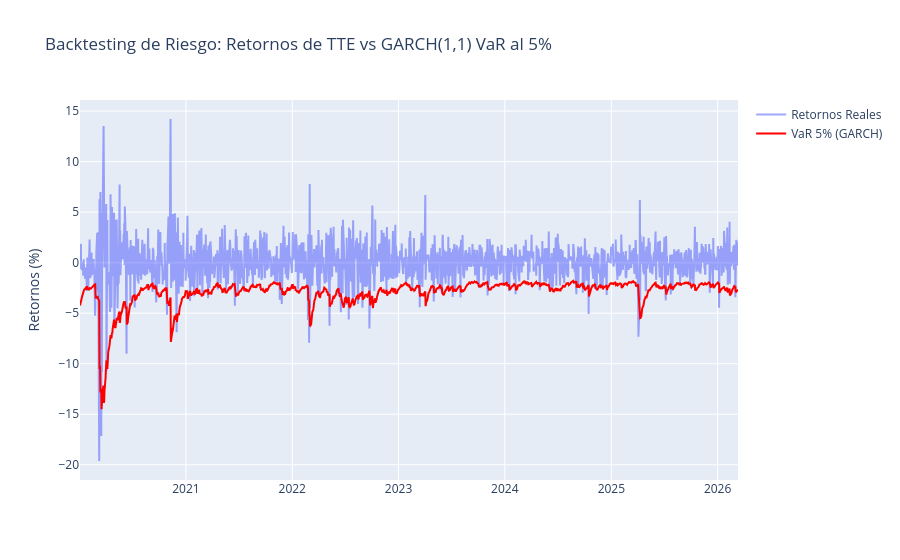

Notebook cell for this chart:
### Markdown cell above
Sentimos que podría funcionar un modelo GARCH(1,1) para estos datos.

### Code cell
# Ajuste del modelo GARCH(1,1)
am = arch_model(returns, vol='Garch', p=1, q=1, dist='skewt')
res = am.fit(disp='off')


# Extraemos la volatilidad condicional modelada (Varianza que predijimos)
cond_vol = res.conditional_volatility

# Cálculo del Value at Risk (VaR) Histórico Condicional (GARCH) al 5%
# Cuantil empírico al 5% de los residuales estandarizados
q_5 = res.std_resid.quantile(0.05)

# VaR = Media Condicional + (Cuantil * Volatilidad Condicional)
# GARCH por defecto asume media constante, la extraemos de los parámetros
mean = res.params['mu']
VaR_5 = mean + cond_vol * q_5

# 5. Graficar los Retornos vs el VaR predictivo
fig = go.Figure()
fig.add_trace(go.Scatter(x=returns.index, y=returns.squeeze(), mode='lines',
                         name='Retornos Reales', opacity=0.6))
fig.add_trace(go.Scatter(x=VaR_5.index, y=VaR_5, mode='lines',
                         name='VaR 5% (GARCH)', line=dict(color='red')))

fig.update_layout(title='Backtesting de Riesgo: Retornos de TTE vs GARCH(1,1) VaR al 5%',
                  yaxis_title='Retornos (%)')
fig.show()

### Figure 1 — Plotly figure (JSON) as saved in the notebook; plotly's stock layout.template omitted (floating-point values rounded to 4 significant figures; data arrays with more than 128 entries replaced by an {"elided": "..."} marker saying what was removed)
{"data": [{"mode": "lines", "name": "Retornos Reales", "opacity": 0.6, "type": "scatter", "x": {"elided": "1555 str values"}, "y": {"elided": "1555 float values"}}, {"line": {"color": "red"}, "mode": "lines", "name": "VaR 5% (GARCH)", "type": "scatter", "x": {"elided": "1555 str values"}, "y": {"elided": "1555 float values"}}], "layout": {"title": {"text": "Backtesting de Riesgo: Retornos de TTE vs GARCH(1,1) VaR al 5%"}, "yaxis": {"title": {"text": "Retornos (%)"}}}}
